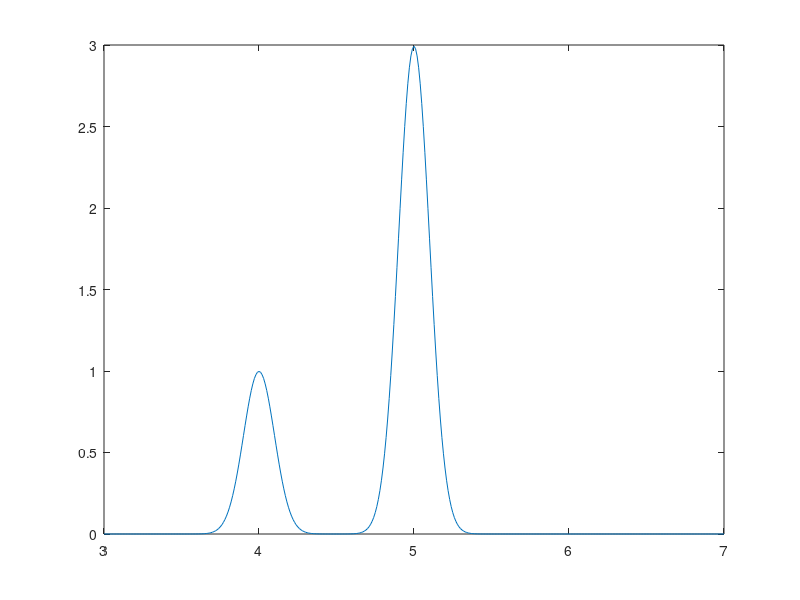

MATLAB code for this plot: (Note: this script raises an error after producing the figure.)
function hw3_p1_d2

d = 5;
L = 3:0.01:7;

p = 15/2/sqrt(2*pi) .* exp(-50*(L-d).^2) + 5/2/sqrt(2*pi).* exp(-50*(L-d+1).^2);

figure(2)
plot(L,p,'-');
set(gca,'XTick',3:1:7);    % get rid of the ticks
set(gca,'XTickLabel',str2mat('d_i-2','d_i-1','d_i','d_i+1','d_i+2'));
xlabel('L (cm)');
ylabel('P(L|d_i)');